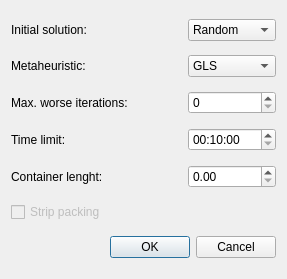
<?xml version="1.0" encoding="UTF-8"?>
<ui version="4.0">
 <class>RunConfigurationsDialog</class>
 <widget class="QDialog" name="RunConfigurationsDialog">
  <property name="geometry">
   <rect>
    <x>0</x>
    <y>0</y>
    <width>287</width>
    <height>279</height>
   </rect>
  </property>
  <property name="windowTitle">
   <string>Configuration</string>
  </property>
  <layout class="QGridLayout" name="gridLayout">
   <item row="0" column="0">
    <widget class="QLabel" name="label_2">
     <property name="text">
      <string>Initial solution:</string>
     </property>
    </widget>
   </item>
   <item row="0" column="2">
    <widget class="QComboBox" name="comboBox_2">
     <property name="currentIndex">
      <number>1</number>
     </property>
     <item>
      <property name="text">
       <string>Current</string>
      </property>
     </item>
     <item>
      <property name="text">
       <string>Random</string>
      </property>
     </item>
    </widget>
   </item>
   <item row="1" column="0">
    <widget class="QLabel" name="label">
     <property name="text">
      <string>Metaheuristic:</string>
     </property>
    </widget>
   </item>
   <item row="1" column="2">
    <widget class="QComboBox" name="comboBox">
     <property name="currentIndex">
      <number>1</number>
     </property>
     <item>
      <property name="text">
       <string>None</string>
      </property>
     </item>
     <item>
      <property name="text">
       <string>GLS</string>
      </property>
     </item>
     <item>
      <property name="text">
       <string>Zoom GLS</string>
      </property>
     </item>
    </widget>
   </item>
   <item row="2" column="0" colspan="2">
    <widget class="QLabel" name="label_3">
     <property name="text">
      <string>Max. worse iterations:</string>
     </property>
    </widget>
   </item>
   <item row="2" column="2">
    <widget class="QSpinBox" name="spinBox">
     <property name="maximum">
      <number>9999</number>
     </property>
    </widget>
   </item>
   <item row="3" column="0">
    <widget class="QLabel" name="label_4">
     <property name="enabled">
      <bool>true</bool>
     </property>
     <property name="text">
      <string>Time limit:</string>
     </property>
    </widget>
   </item>
   <item row="4" column="0" colspan="2">
    <widget class="QLabel" name="label_5">
     <property name="enabled">
      <bool>true</bool>
     </property>
     <property name="text">
      <string>Container lenght:</string>
     </property>
    </widget>
   </item>
   <item row="4" column="2">
    <widget class="QDoubleSpinBox" name="doubleSpinBox">
     <property name="enabled">
      <bool>true</bool>
     </property>
     <property name="maximum">
      <double>99999.990000000005239</double>
     </property>
    </widget>
   </item>
   <item row="5" column="0" colspan="2">
    <widget class="QCheckBox" name="checkBox">
     <property name="enabled">
      <bool>false</bool>
     </property>
     <property name="text">
      <string>Strip packing</string>
     </property>
    </widget>
   </item>
   <item row="6" column="0" colspan="3">
    <widget class="QDialogButtonBox" name="buttonBox">
     <property name="orientation">
      <enum>Qt::Horizontal</enum>
     </property>
     <property name="standardButtons">
      <set>QDialogButtonBox::Cancel|QDialogButtonBox::Ok</set>
     </property>
    </widget>
   </item>
   <item row="3" column="2">
    <widget class="QTimeEdit" name="timeEdit">
     <property name="enabled">
      <bool>true</bool>
     </property>
     <property name="dateTime">
      <datetime>
       <hour>0</hour>
       <minute>10</minute>
       <second>0</second>
       <year>2000</year>
       <month>1</month>
       <day>1</day>
      </datetime>
     </property>
     <property name="currentSection">
      <enum>QDateTimeEdit::HourSection</enum>
     </property>
     <property name="displayFormat">
      <string>hh:mm:ss</string>
     </property>
    </widget>
   </item>
  </layout>
 </widget>
 <resources/>
 <connections>
  <connection>
   <sender>buttonBox</sender>
   <signal>accepted()</signal>
   <receiver>RunConfigurationsDialog</receiver>
   <slot>accept()</slot>
   <hints>
    <hint type="sourcelabel">
     <x>248</x>
     <y>254</y>
    </hint>
    <hint type="destinationlabel">
     <x>157</x>
     <y>274</y>
    </hint>
   </hints>
  </connection>
  <connection>
   <sender>buttonBox</sender>
   <signal>rejected()</signal>
   <receiver>RunConfigurationsDialog</receiver>
   <slot>reject()</slot>
   <hints>
    <hint type="sourcelabel">
     <x>316</x>
     <y>260</y>
    </hint>
    <hint type="destinationlabel">
     <x>286</x>
     <y>274</y>
    </hint>
   </hints>
  </connection>
 </connections>
</ui>
